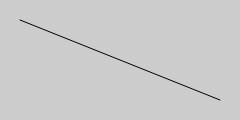
Frame 1 (no input)
Frame 60 (no input): identical to frame 1, image omitted
Frame 120 (the mouse pressed at the canvas centre since frame 60): identical to frame 1, image omitted

The p5.js sketch that drew this single still picture (run headless with seeded random() and noise() and a simulated clock; from frame 60 on, the mouse is pressed at the canvas centre):

// p5.js sketch
// ── sketch.js
function setup() {
  createCanvas(240, 120);
}

function draw() {
  background(204);
  line(20, 20, 220, 100);
  // if (touchIsDown) {
  //   line(220, 20, 20, 100);
  // }
}

function touchMoved() {
  line(220, 20, 20, 100);
  // prevent default
  return false;
}


// https://github.com/lmccart/gswp5.js-code/blob/master/05_Response/Ex_05_20.js
